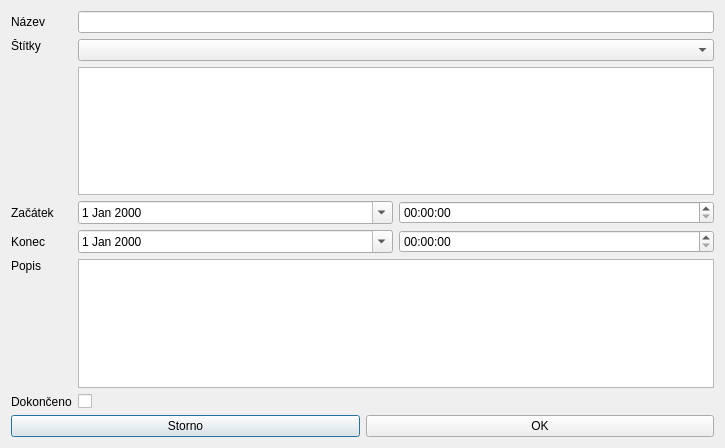
<?xml version="1.0" encoding="UTF-8"?>
<ui version="4.0">
 <class>NewEvent</class>
 <widget class="QDialog" name="NewEvent">
  <property name="geometry">
   <rect>
    <x>0</x>
    <y>0</y>
    <width>725</width>
    <height>448</height>
   </rect>
  </property>
  <property name="windowTitle">
   <string>Dialog</string>
  </property>
  <layout class="QVBoxLayout" name="verticalLayout">
   <item>
    <layout class="QGridLayout" name="gridLayout">
     <item row="5" column="2">
      <widget class="QCheckBox" name="checkBox">
       <property name="text">
        <string/>
       </property>
       <property name="autoExclusive">
        <bool>false</bool>
       </property>
       <property name="tristate">
        <bool>false</bool>
       </property>
      </widget>
     </item>
     <item row="1" column="0">
      <widget class="QLabel" name="label">
       <property name="text">
        <string>Štítky</string>
       </property>
       <property name="alignment">
        <set>Qt::AlignLeading|Qt::AlignLeft|Qt::AlignTop</set>
       </property>
      </widget>
     </item>
     <item row="2" column="0">
      <widget class="QLabel" name="label_2">
       <property name="text">
        <string>Začátek</string>
       </property>
      </widget>
     </item>
     <item row="1" column="2">
      <layout class="QVBoxLayout" name="verticalLayout_2">
       <item>
        <widget class="QComboBox" name="comboBox"/>
       </item>
       <item>
        <widget class="QListWidget" name="listWidget"/>
       </item>
      </layout>
     </item>
     <item row="4" column="2">
      <widget class="QTextEdit" name="textEdit"/>
     </item>
     <item row="3" column="0">
      <widget class="QLabel" name="label_3">
       <property name="text">
        <string>Konec</string>
       </property>
      </widget>
     </item>
     <item row="5" column="0">
      <widget class="QLabel" name="label_5">
       <property name="text">
        <string>Dokončeno</string>
       </property>
      </widget>
     </item>
     <item row="4" column="0">
      <widget class="QLabel" name="label_4">
       <property name="text">
        <string>Popis</string>
       </property>
       <property name="alignment">
        <set>Qt::AlignLeading|Qt::AlignLeft|Qt::AlignTop</set>
       </property>
      </widget>
     </item>
     <item row="0" column="0">
      <widget class="QLabel" name="label_6">
       <property name="text">
        <string>Název</string>
       </property>
      </widget>
     </item>
     <item row="0" column="2">
      <widget class="QLineEdit" name="lineEdit"/>
     </item>
     <item row="2" column="2">
      <layout class="QHBoxLayout" name="horizontalLayout_2">
       <item>
        <widget class="QDateEdit" name="dateEdit">
         <property name="calendarPopup">
          <bool>true</bool>
         </property>
        </widget>
       </item>
       <item>
        <widget class="QTimeEdit" name="timeEdit">
         <property name="calendarPopup">
          <bool>true</bool>
         </property>
        </widget>
       </item>
      </layout>
     </item>
     <item row="3" column="2">
      <layout class="QHBoxLayout" name="horizontalLayout_3">
       <item>
        <widget class="QDateEdit" name="dateEdit_2">
         <property name="calendarPopup">
          <bool>true</bool>
         </property>
        </widget>
       </item>
       <item>
        <widget class="QTimeEdit" name="timeEdit_2">
         <property name="calendarPopup">
          <bool>true</bool>
         </property>
        </widget>
       </item>
      </layout>
     </item>
    </layout>
   </item>
   <item>
    <layout class="QHBoxLayout" name="horizontalLayout">
     <item>
      <widget class="QPushButton" name="pushButton_2">
       <property name="text">
        <string>Storno</string>
       </property>
      </widget>
     </item>
     <item>
      <widget class="QPushButton" name="pushButton">
       <property name="text">
        <string>OK</string>
       </property>
      </widget>
     </item>
    </layout>
   </item>
  </layout>
 </widget>
 <resources/>
 <connections/>
</ui>
